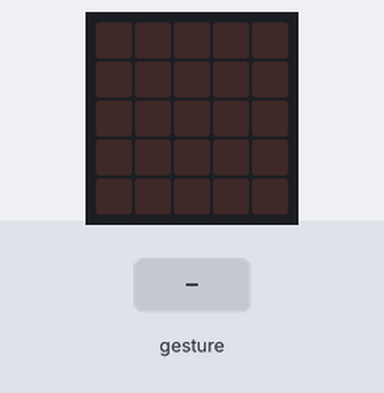
The program below on a simulated BBC micro:bit (MakeCode). Parts: the board's 5×5 LED display. Inputs (shaded band) come from the test bench. Random numbers come from a fixed seed; a tilt is held for 1.5 s and a shake lasts 1 s, then the board lies face up again.

Above: at 1.2 s.
1.3 s: gesture 'shake'
At 2.5 s:
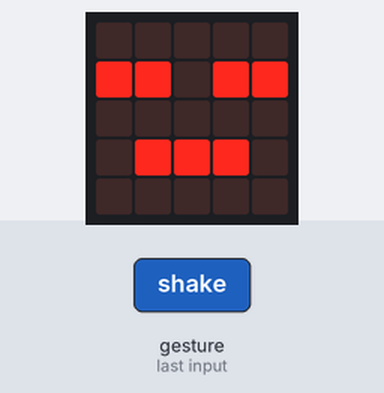
3.0 s: gesture 'shake'
At 3.8 s:
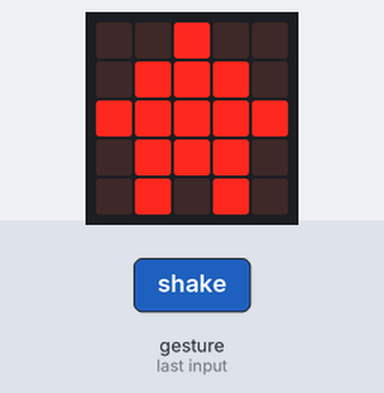
Timing chart, 0 to 6.0 s (numbered marks = the images above; inputs shaded):
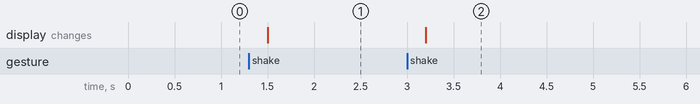

Measured:
- after the input at 1.3 s, the display: changes after 0.20 s (image 1)
- after the input at 3.0 s, the display: changes after 0.20 s (image 2)

The program:

main.ts
```typescript
let number = 0
input.onGesture(Gesture.Shake, function () {
    basic.clearScreen()
    number = randint(1, 3)
    if (number == 3) {
        basic.showIcon(IconNames.House)
    } else if (number == 2) {
        basic.showIcon(IconNames.Surprised)
    } else {
        basic.showIcon(IconNames.Asleep)
    }
})
```

test.ts
```typescript
// les tests vont ici ; cela ne sera pas compilé si ce paquet est utilisé en tant qu'extension.
```
